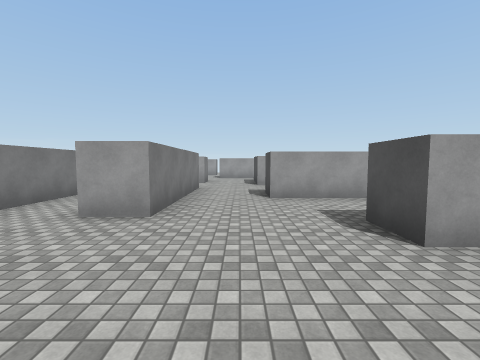
View 1 (above)

24 first-person views from a walk through a Unity game level. The camera is 1.5 m above the floor, tilts 4° down and sees 90° across. The floor is counted in squares, 2 m on a side. Each view is taken from the middle of a square. On the plan, view 1 faces up. The plan holds only what a view shows up to about 9 squares ahead; the rest is blank. Surface patterns are stand-ins for the level's own textures.

View 2
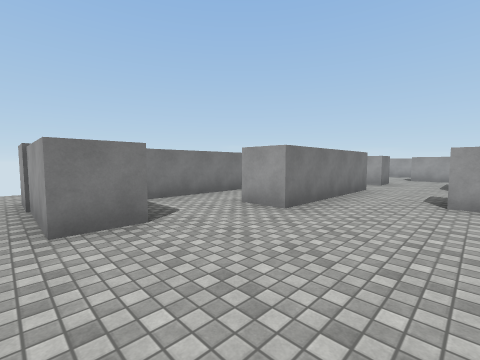

View 3
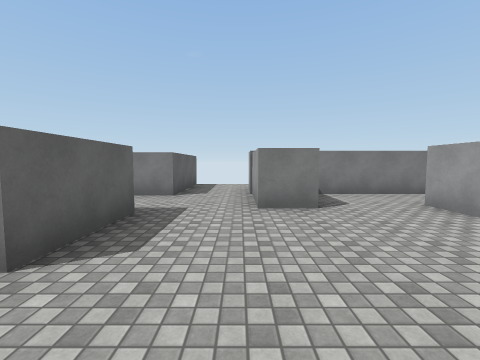

View 4
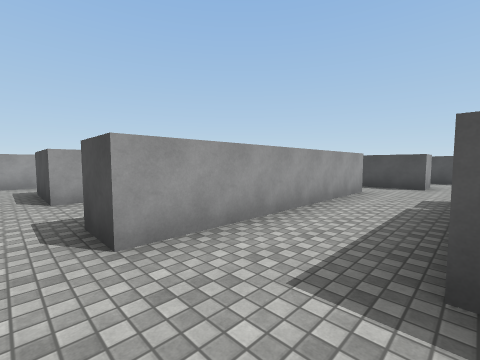

View 5
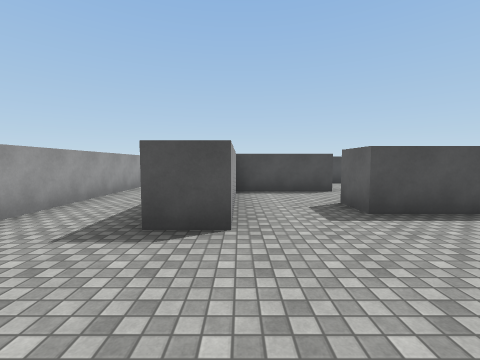

View 6
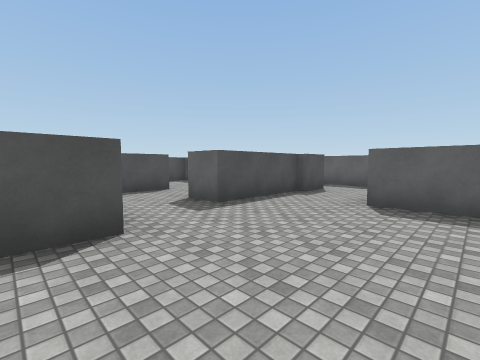

View 7
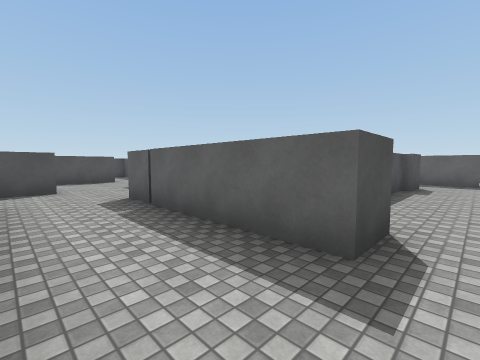

View 8
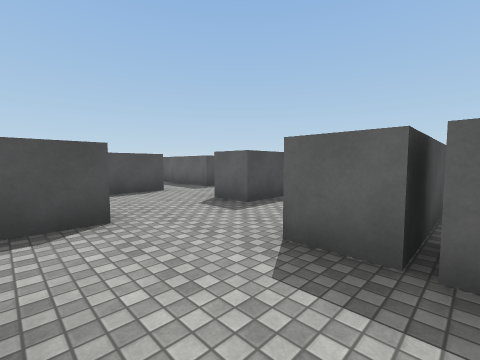

View 9
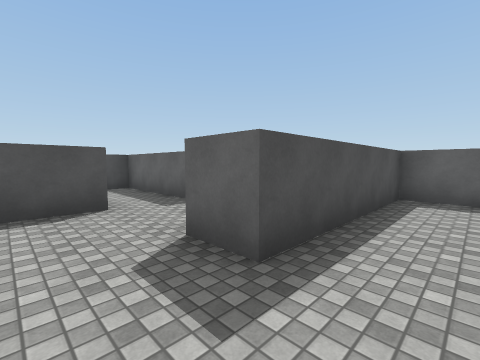

View 10
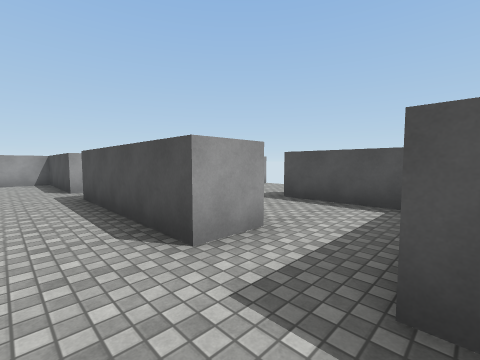

View 11
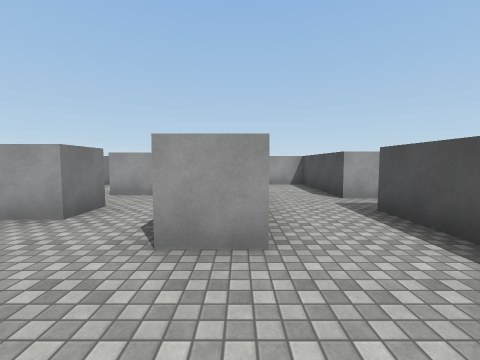

View 12
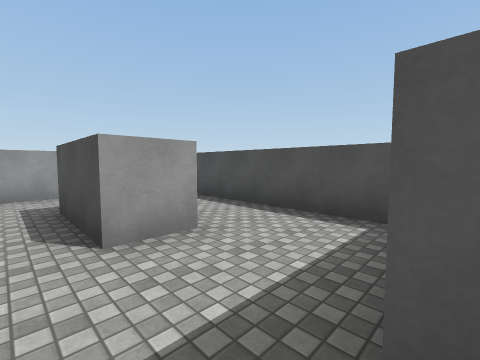

View 13
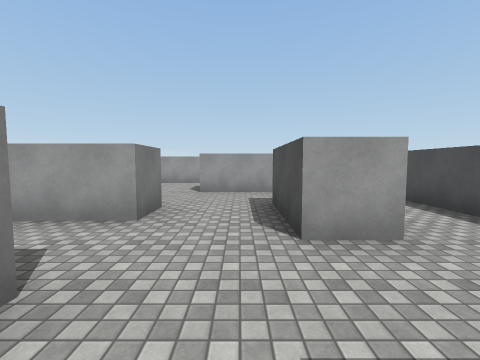

View 14
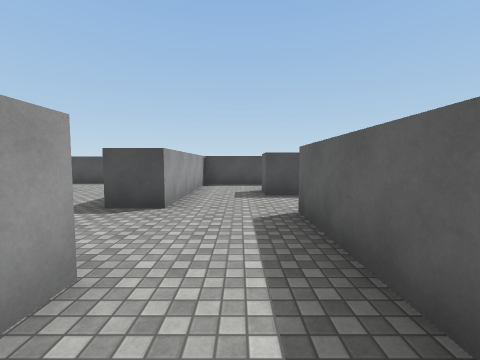

View 15
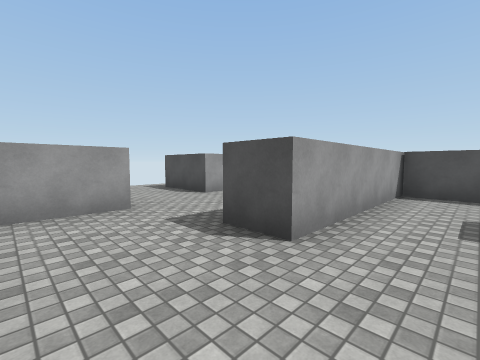

View 16
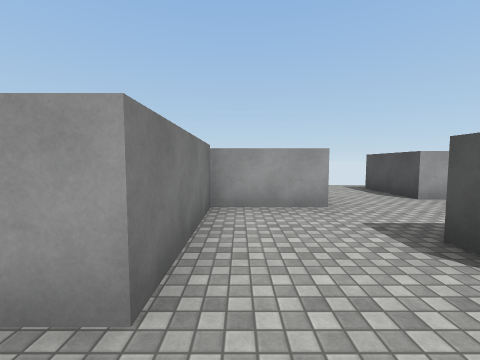

View 17
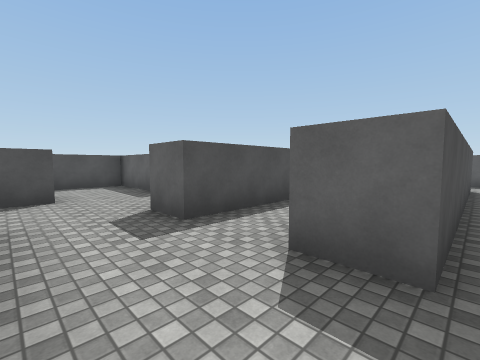

View 18
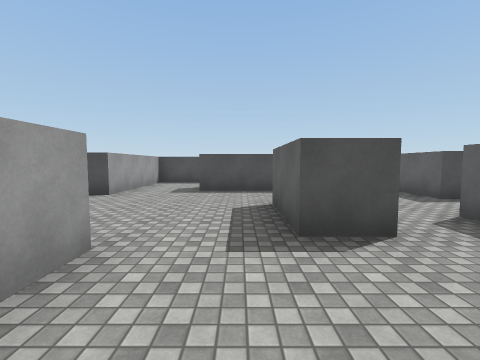

View 19
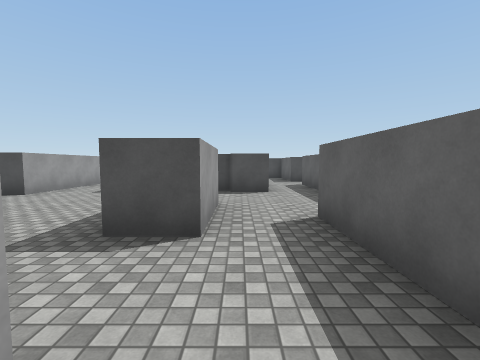

View 20
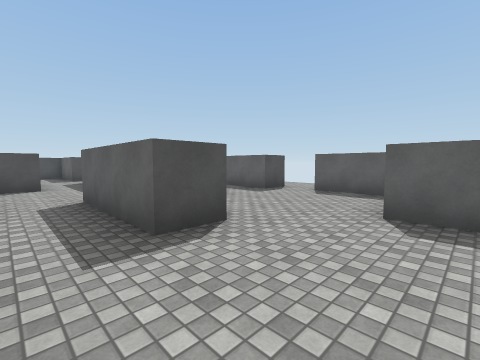

View 21
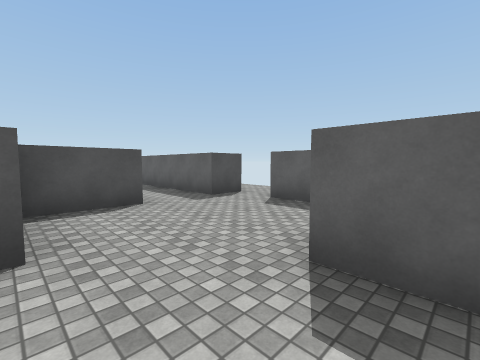

View 22
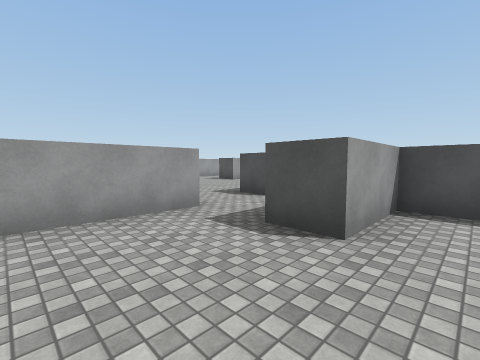

View 23
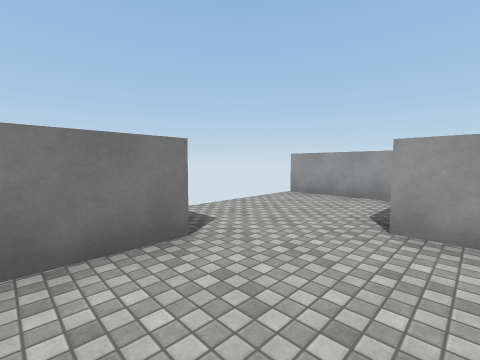

View 24
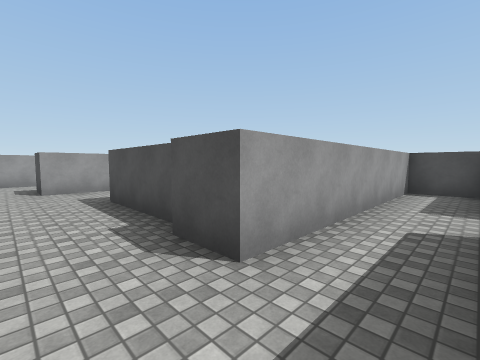

### Floor plan
Ten units are one square. View 1 is at (0, 0); x grows to the right and y downward. Boxes are objects, and circles mark ways between rooms. Rooms are numbered by the first view taken in them; rooms with no view inside come last. Other rooms are left out.
<svg viewBox="-71 -195 221 300">
<path fill="none" stroke="#000" d="M26 -21 16 -21 16 -31 64 -31M67 -51 7 -51M94 -40 81 -40 81 -57M-12 -55 -12 -33M81 6 81 -16 92 -16M-19 -14 -19 -3 -35 -3M25 29 25 -1M112 -18 112 -45M-16 26 -16 16 5 16M-35 16 -35 26M-12 -73 -12 -55M7 -51 7 -62M16 -83 7 -83M-35 -120 -41 -120M7 -159 7 -181M14 -122 -10 -122M7 -83 7 -104 16 -104M-42 -101 -12 -101 -12 -91M-35 -3 -49 -3 -49 -73M-66 16 -35 16M-61 67 -51 67 -51 81M-16 69 -16 51 -37 51 -37 41 -6 41M-45 92 -28 92M-35 26 -66 26M-16 96 -16 86M-4 26 -16 26M5 26 -4 26M10 58 10 52 45 52M44 38 22 38 22 28M-23 -47 -23 -73 -12 -73M-38 -57 -38 -19M-12 -33 -22 -33M-49 -73 -38 -73M-12 -91 -30 -91M-14 -150 -35 -150 -35 -120M-10 -122 -10 -132M38 -122 14 -122M34 -85 34 -122M51 -21 26 -21M25 -1 35 -1M53 5 53 -31M12 -61 34 -61 34 -85M69 28 81 28 81 6M122 -18 112 -18M112 -1 145 -1 145 -16"/>
<circle cx="-5" cy="-60" r="3" fill="#2a7"/>
<circle cx="-40" cy="5" r="3" fill="#2a7"/>
<circle cx="-25" cy="20" r="3" fill="#2a7"/>
<circle cx="15" cy="20" r="3" fill="#2a7"/>
<circle cx="-20" cy="-25" r="3" fill="#2a7"/>
<circle cx="30" cy="-10" r="3" fill="#2a7"/>
<circle cx="75" cy="-5" r="3" fill="#2a7"/>
<circle cx="120" cy="-10" r="3" fill="#2a7"/>
<circle cx="-5" cy="-95" r="3" fill="#2a7"/>
<circle cx="-20" cy="-80" r="3" fill="#2a7"/>
<circle cx="10" cy="-75" r="3" fill="#2a7"/>
<circle cx="-40" cy="-115" r="3" fill="#2a7"/>
<circle cx="-55" cy="-95" r="3" fill="#2a7"/>
<circle cx="-5" cy="-160" r="3" fill="#2a7"/>
<circle cx="-25" cy="-130" r="3" fill="#2a7"/>
<circle cx="10" cy="-115" r="3" fill="#2a7"/>
<circle cx="-40" cy="-80" r="3" fill="#2a7"/>
<circle cx="-10" cy="30" r="3" fill="#2a7"/>
<circle cx="25" cy="-95" r="3" fill="#2a7"/>
<text x="40" y="-40">1</text>
<text x="0" y="-70">2</text>
<text x="-50" y="-160">3</text>
<text x="-10" y="-110">4</text>
<text x="-50" y="-30">5</text>
<text x="-40" y="60">6</text>
<text x="20" y="40">7</text>
<text x="-30" y="-50">8</text>
<text x="-20" y="-140">9</text>
<text x="20" y="-110">10</text>
<text x="40" y="-10">11</text>
<text x="20" y="-80">12</text>
<text x="70" y="10">13</text>
<text x="130" y="-10">14</text>
</svg>
Room 1 opens to room 2. Room 1 opens to room 5. Room 1 opens to room 6. Room 1 opens to room 7. Room 1 opens to room 8. Room 1 opens to room 11. Room 1 opens to room 13. Room 1 opens to room 14. Room 2 opens to room 4. Room 2 opens to room 8. Room 2 opens to room 12. Room 3 opens to room 4. Room 3 opens to room 5. Room 3 opens to room 9. Room 4 opens to room 9. Room 4 opens to room 10. Room 5 opens to room 8. Room 6 opens to room 7. Room 10 opens to room 12.

Where each view was taken, in squares from view 1:
view 1: 0 up, 0 right, facing up
view 2: 0 up, 1 right, facing up-left
view 3: 0 up, 2 right, facing left
view 4: 3 up, 0 right, facing up-right
view 5: 2 up, 1 left, facing right
view 6: 3 up, 1 left, facing down-right
view 7: 5 up, 1 right, facing down-right
view 8: 5 up, 5 right, facing down-right
view 9: 3 up, 7 right, facing down-right
view 10: 0 up, 10 right, facing up-right
view 11: 2 up, 9 right, facing up
view 12: 6 up, 0 right, facing up-right
view 13: 6 up, 0 right, facing up
view 14: 11 up, 5 left, facing right
view 15: 11 up, 3 left, facing up-right
view 16: 11 up, 3 left, facing up
view 17: 9 up, 5 left, facing down-right
view 18: 1 down, 4 left, facing right
view 19: 3 down, 4 left, facing right
view 20: 3 down, 6 left, facing down-right
view 21: 5 down, 6 left, facing down-right
view 22: 6 down, 6 left, facing up-right
view 23: 8 down, 3 left, facing up-left
view 24: 5 down, 1 right, facing up-right
